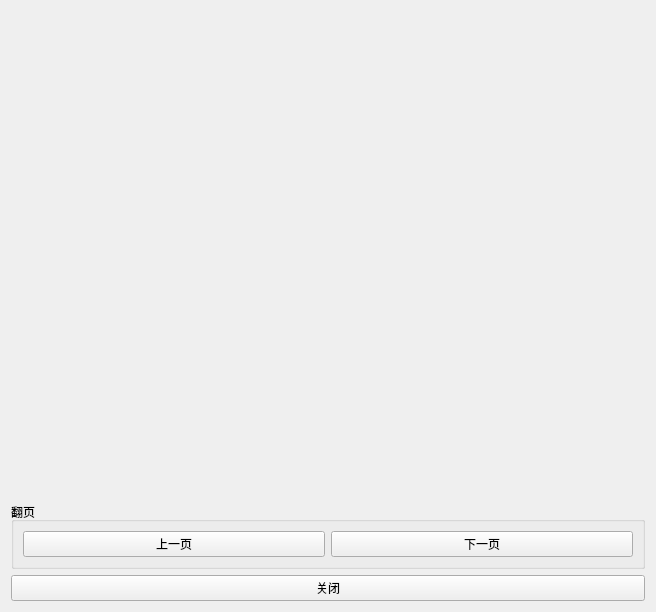
<?xml version="1.0" encoding="UTF-8"?>
<ui version="4.0">
 <class>Form</class>
 <widget class="QWidget" name="Form">
  <property name="geometry">
   <rect>
    <x>0</x>
    <y>0</y>
    <width>656</width>
    <height>612</height>
   </rect>
  </property>
  <property name="windowTitle">
   <string>帮助手册</string>
  </property>
  <property name="windowIcon">
   <iconset resource="apprcc.qrc">
    <normaloff>:/image/JLUgeo.ico</normaloff>:/image/JLUgeo.ico</iconset>
  </property>
  <layout class="QVBoxLayout" name="verticalLayout" stretch="0,0,0">
   <item>
    <widget class="SlidingStackedWidget" name="stackedWidget"/>
   </item>
   <item>
    <widget class="QGroupBox" name="groupBox_4">
     <property name="title">
      <string>翻页</string>
     </property>
     <layout class="QHBoxLayout" name="horizontalLayout_4">
      <item>
       <widget class="QPushButton" name="pushButtonPrev">
        <property name="text">
         <string>上一页</string>
        </property>
       </widget>
      </item>
      <item>
       <widget class="QPushButton" name="pushButtonNext">
        <property name="text">
         <string>下一页</string>
        </property>
       </widget>
      </item>
     </layout>
    </widget>
   </item>
   <item>
    <widget class="QPushButton" name="closeButton">
     <property name="text">
      <string>关闭</string>
     </property>
    </widget>
   </item>
  </layout>
 </widget>
 <customwidgets>
  <customwidget>
   <class>SlidingStackedWidget</class>
   <extends>QStackedWidget</extends>
   <header location="global">SlidingStackedWidget</header>
   <container>1</container>
  </customwidget>
 </customwidgets>
 <resources>
  <include location="apprcc.qrc"/>
 </resources>
 <connections/>
</ui>
